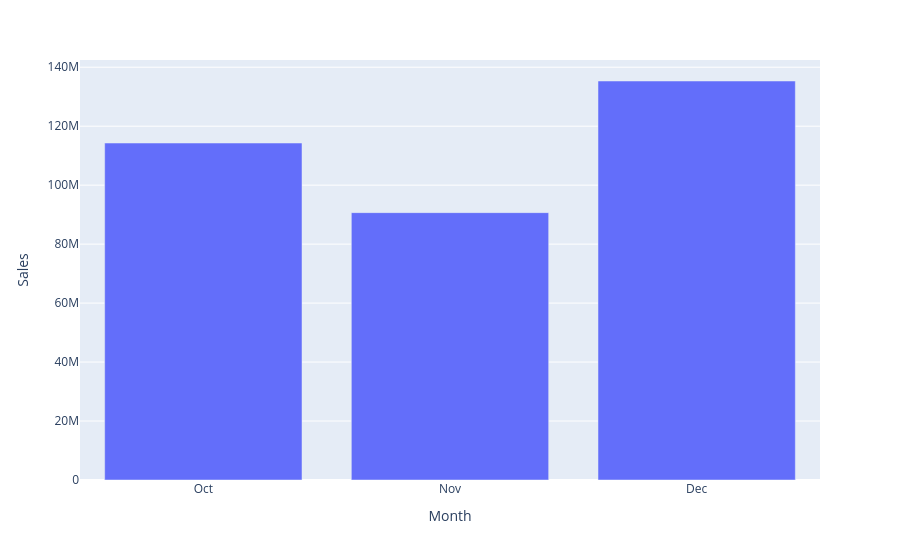

Notebook code cell kept with this figure:
### Code cell
month_map = {
    1: 'Jan', 2: 'Feb', 3: 'Mar', 4: 'Apr',
    5: 'May', 6: 'Jun', 7: 'Jul', 8: 'Aug',
    9: 'Sep', 10: 'Oct', 11: 'Nov', 12: 'Dec'
}

month_labels = month_sales.index.map(month_map)

fig = px.bar(x=month_labels, y=month_sales,
    labels={'x': 'Month', 'y': 'Sales'}
)

fig.update_traces(textposition="inside")
fig.show()

### Figure 1 — Plotly figure (JSON) as saved in the notebook; plotly's stock layout.template omitted (floating-point values rounded to 4 significant figures)
{"data": [{"hovertemplate": "Month=%{x}<br>Sales=%{y}<extra></extra>", "legendgroup": "", "marker": {"color": "#636efa", "pattern": {"shape": ""}}, "name": "", "orientation": "v", "showlegend": false, "textposition": "inside", "type": "bar", "x": ["Oct", "Nov", "Dec"], "xaxis": "x", "y": [114290000, 90682500, 135330000], "yaxis": "y"}], "layout": {"barmode": "relative", "legend": {"tracegroupgap": 0}, "margin": {"t": 60}, "xaxis": {"anchor": "y", "domain": [0, 1], "title": {"text": "Month"}}, "yaxis": {"anchor": "x", "domain": [0, 1], "title": {"text": "Sales"}}}}
